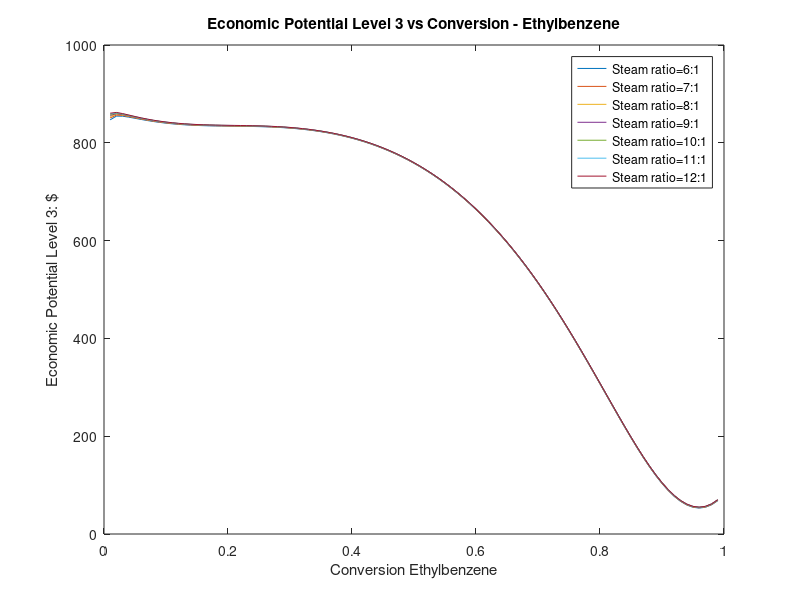

MATLAB code to generate this figure:
clc
clear

conv = [];
EP12 = [];
EP = [];

as = [0.9991, -0.61 3.13 -6.83 3.78];
ab = [0.0006 0.086 -0.158 0.267 0];
at = [0.0006 0.415 -2.48 5.84 -3.437];


for i = 6:1:12
    EP3 = [];
    conv = [];
    M=1/i;
    for x = 0.01:0.01:0.999

    ss = as(1) +as(2)*x + as(3)*x*x + as(4)*x*x*x+ as(5)*x*x*x*x;
    sb = ab(1) +ab(2)*x + ab(3)*x*x + ab(4)*x*x*x+ ab(5)*x*x*x*x;
    st = at(1) +at(2)*x + at(3)*x*x + at(4)*x*x*x+ at(5)*x*x*x*x;
    
    Peb = 120/ss;
    Feed = Peb*1.02;
    PS = 120;
    PB = Peb*sb + 0.01*Peb;
    PE = Peb*sb;
    PT = Peb*st + 0.01*Peb;
    PM = Peb*st;
    PH = PS - PM;

    Rg = Feed*(1-x)/x;
    CA_cost = (M/x)^0.82;
    CO_cost = M/x;
%     CA_cost = Rg^0.82;
%     CO_cost = Rg;
    RA_cost = (M/(x*1))^0.33 * (log(1/(1-x)))^0.33;


    EP2 = 23*PS + 9*PB + 8.5*PT + 4*(0.123*PH + 0.383*PM + 0.596*PE) - Feed*16 -M*Feed*0.07 ;
    EP3i = EP2-CA_cost-CO_cost-RA_cost;
%     EP3i = ;
    EP3 = [EP3; EP3i];
    conv = [conv; x];
    
    end
    
    plot(conv, EP3)
    Legend{i-5}=strcat('Steam ratio= ', num2str(i),':1');
    hold on
    
end 

legend(Legend,'Location','northeast')
title('Economic Potential Level 3 vs Conversion - Ethylbenzene')
xlabel('Conversion Ethylbenzene')
ylabel('Economic Potential Level 3: $')

 
